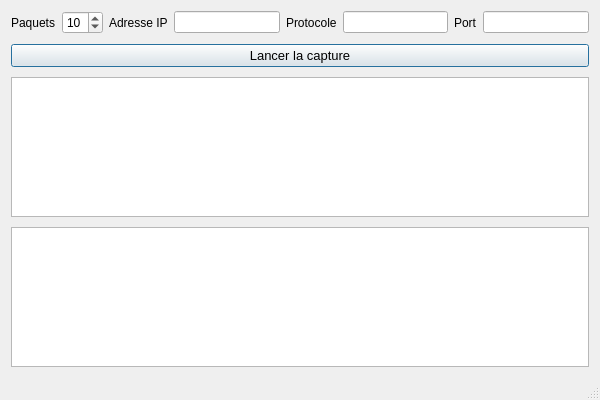
<?xml version="1.0" encoding="UTF-8"?>
<ui version="4.0">
 <class>MainWindow</class>
 <widget class="QMainWindow" name="MainWindow">
  <property name="geometry">
   <rect>
    <x>0</x>
    <y>0</y>
    <width>600</width>
    <height>400</height>
   </rect>
  </property>
  <property name="sizePolicy">
   <sizepolicy hsizetype="Maximum" vsizetype="Maximum">
    <horstretch>0</horstretch>
    <verstretch>0</verstretch>
   </sizepolicy>
  </property>
  <property name="windowTitle">
   <string>Cyprin</string>
  </property>
  <widget class="QWidget" name="centralWidget">
   <layout class="QVBoxLayout" name="verticalLayout_2">
    <item>
     <layout class="QVBoxLayout" name="verticalLayout">
      <property name="spacing">
       <number>10</number>
      </property>
      <item>
       <layout class="QHBoxLayout" name="filters">
        <property name="sizeConstraint">
         <enum>QLayout::SetMinimumSize</enum>
        </property>
        <item>
         <widget class="QLabel" name="label_4">
          <property name="text">
           <string>Paquets</string>
          </property>
         </widget>
        </item>
        <item>
         <widget class="QSpinBox" name="numPackets">
          <property name="minimum">
           <number>1</number>
          </property>
          <property name="maximum">
           <number>25</number>
          </property>
          <property name="value">
           <number>10</number>
          </property>
         </widget>
        </item>
        <item>
         <widget class="QLabel" name="label">
          <property name="sizePolicy">
           <sizepolicy hsizetype="Minimum" vsizetype="Minimum">
            <horstretch>0</horstretch>
            <verstretch>0</verstretch>
           </sizepolicy>
          </property>
          <property name="text">
           <string>Adresse IP</string>
          </property>
         </widget>
        </item>
        <item>
         <widget class="QLineEdit" name="ipAddress">
          <property name="minimumSize">
           <size>
            <width>100</width>
            <height>0</height>
           </size>
          </property>
          <property name="inputMethodHints">
           <set>Qt::ImhNone</set>
          </property>
          <property name="maxLength">
           <number>15</number>
          </property>
          <property name="cursorPosition">
           <number>0</number>
          </property>
         </widget>
        </item>
        <item>
         <widget class="QLabel" name="label_2">
          <property name="sizePolicy">
           <sizepolicy hsizetype="Minimum" vsizetype="Minimum">
            <horstretch>0</horstretch>
            <verstretch>0</verstretch>
           </sizepolicy>
          </property>
          <property name="text">
           <string>Protocole</string>
          </property>
         </widget>
        </item>
        <item>
         <widget class="QLineEdit" name="protocol">
          <property name="minimumSize">
           <size>
            <width>30</width>
            <height>0</height>
           </size>
          </property>
          <property name="inputMask">
           <string/>
          </property>
          <property name="maxLength">
           <number>3</number>
          </property>
         </widget>
        </item>
        <item>
         <widget class="QLabel" name="label_3">
          <property name="text">
           <string>Port</string>
          </property>
         </widget>
        </item>
        <item>
         <widget class="QLineEdit" name="port">
          <property name="minimumSize">
           <size>
            <width>50</width>
            <height>0</height>
           </size>
          </property>
          <property name="inputMethodHints">
           <set>Qt::ImhNone</set>
          </property>
          <property name="maxLength">
           <number>5</number>
          </property>
         </widget>
        </item>
       </layout>
      </item>
      <item>
       <widget class="QPushButton" name="startButton">
        <property name="sizePolicy">
         <sizepolicy hsizetype="Minimum" vsizetype="Minimum">
          <horstretch>0</horstretch>
          <verstretch>0</verstretch>
         </sizepolicy>
        </property>
        <property name="font">
         <font>
          <pointsize>10</pointsize>
         </font>
        </property>
        <property name="layoutDirection">
         <enum>Qt::LeftToRight</enum>
        </property>
        <property name="autoFillBackground">
         <bool>false</bool>
        </property>
        <property name="text">
         <string>Lancer la capture</string>
        </property>
        <property name="default">
         <bool>true</bool>
        </property>
        <property name="flat">
         <bool>false</bool>
        </property>
       </widget>
      </item>
      <item>
       <layout class="QHBoxLayout" name="buttons"/>
      </item>
      <item>
       <widget class="QTableView" name="tableView">
        <property name="selectionMode">
         <enum>QAbstractItemView::SingleSelection</enum>
        </property>
        <property name="selectionBehavior">
         <enum>QAbstractItemView::SelectRows</enum>
        </property>
       </widget>
      </item>
      <item>
       <widget class="QPlainTextEdit" name="payLoad">
        <property name="sizePolicy">
         <sizepolicy hsizetype="Expanding" vsizetype="Expanding">
          <horstretch>0</horstretch>
          <verstretch>0</verstretch>
         </sizepolicy>
        </property>
        <property name="maximumSize">
         <size>
          <width>16777215</width>
          <height>400</height>
         </size>
        </property>
        <property name="readOnly">
         <bool>true</bool>
        </property>
       </widget>
      </item>
     </layout>
    </item>
   </layout>
  </widget>
  <widget class="QMenuBar" name="menuBar">
   <property name="geometry">
    <rect>
     <x>0</x>
     <y>0</y>
     <width>600</width>
     <height>20</height>
    </rect>
   </property>
  </widget>
  <widget class="QStatusBar" name="statusBar"/>
 </widget>
 <layoutdefault spacing="6" margin="11"/>
 <resources/>
 <connections/>
</ui>
